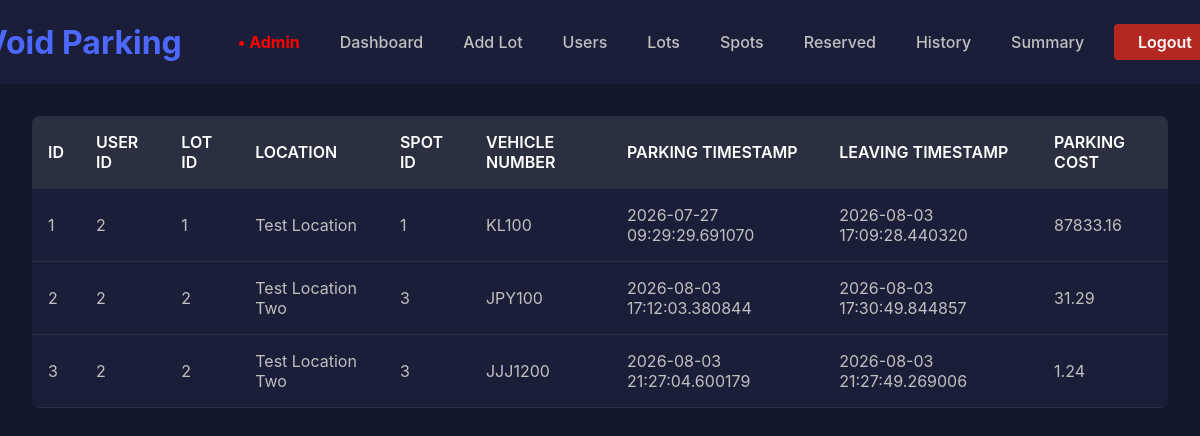
Before: /admin/history (signed in) with the older database file.
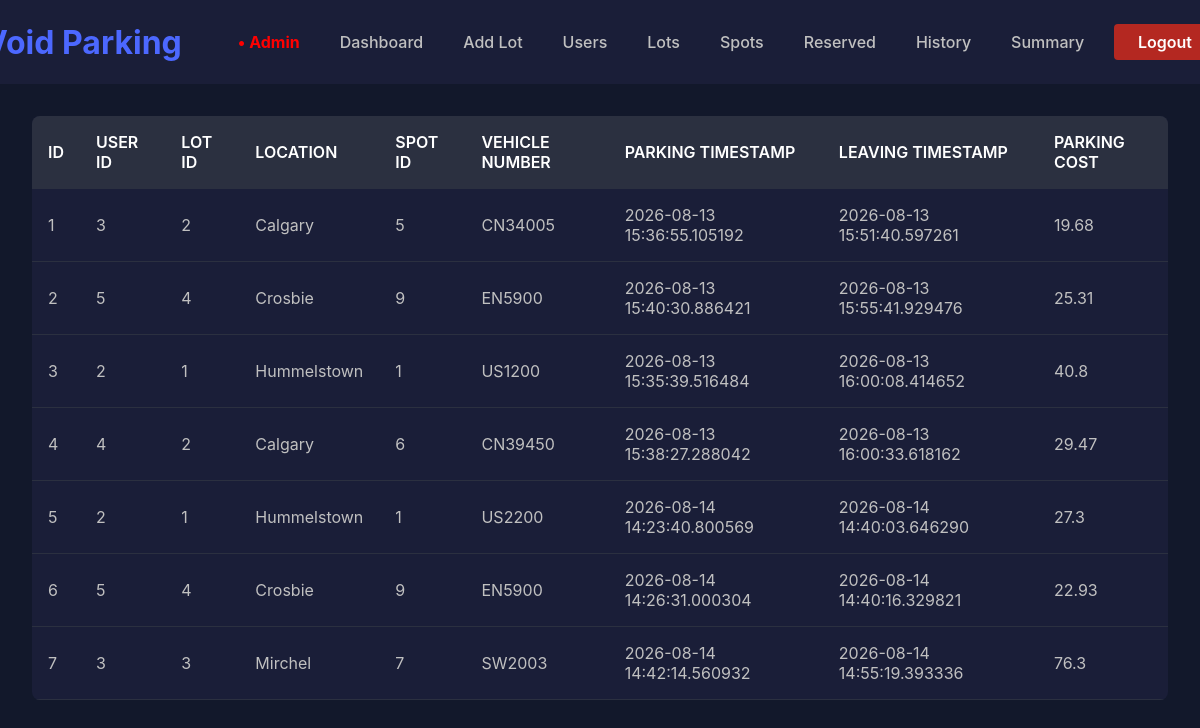
After: the same page with the newer database file.
### backend/models.py (models this page shows)
class BookingHistory(db.Model):
  __tablename__ = 'bookinghistory'
  id = db.Column(db.Integer, primary_key=True)
  user_id = db.Column(db.Integer, nullable=False)
  lot_id = db.Column(db.Integer, nullable=False)
  location = db.Column(db.String, nullable=False)
  spot_id = db.Column(db.Integer, nullable=False)
  vehicle_num = db.Column(db.String, nullable=False)
  parking_timestamp = db.Column(db.DateTime, nullable=False)
  leaving_timestamp = db.Column(db.DateTime, nullable=False)
  parking_cost = db.Column(db.Float, nullable=False)

### backend/routes.py (the view)
@main.route('/admin/history')
def history():
  if not session.get('admin_status'):
    return render_template('/user/user_error.html', message='Access Denied!')
  history = BookingHistory.query.all()
  return render_template('/admin/history.html', history=history)

### templates/admin/history.html (shortened to what this page needs)
{% extends '/admin/admin_base.html' %}
{% block content %}
{% if history %}
  <table>
    <tr>
      <th> ID </th>
      <th> User ID </th>
      <th> Lot ID </th>
      <th> Location </th>
      <th> Spot ID </th>
      <th> Vehicle Number </th>
      <th> Parking Timestamp </th>
      <th> Leaving Timestamp </th>
      <th> Parking Cost </th>
    </tr>
    {% for booking in history %}
    <tr>
      <td> {{ booking.id }} </td>
      <td> {{ booking.user_id }} </td>
      <td> {{ booking.lot_id }} </td>
      <td> {{ booking.location }} </td>
      <td> {{ booking.spot_id }} </td>
      <td> {{ booking.vehicle_num }} </td>
      <td> {{ booking.parking_timestamp }} </td>
      <td> {{ booking.leaving_timestamp }} </td>
      <td> {{ booking.parking_cost }} </td>
    </tr>
    {% endfor %}
  </table>
{% else %}
  <p>No reserved history!</p>
{% endif %}
{% endblock %}

Changed rows visible on the page:
changed BookingHistory id 1: user_id "2" → "3"; lot_id "1" → "2"; location "Test Location" → "Calgary"; spot_id "1" → "5"; vehicle_num "KL100" → "CN34005"; parking_timestamp "2026-07-27 09:29:29.691070" → "2026-08-13 15:36:55.105192"; leaving_timestamp "2026-08-03 17:09:28.440320" → "2026-08-13 15:51:40.597261"; parking_cost "87833.16" → "19.68"
changed BookingHistory id 2: user_id "2" → "5"; lot_id "2" → "4"; location "Test Location Two" → "Crosbie"; spot_id "3" → "9"; vehicle_num "JPY100" → "EN5900"; parking_timestamp "2026-08-03 17:12:03.380844" → "2026-08-13 15:40:30.886421"; leaving_timestamp "2026-08-03 17:30:49.844857" → "2026-08-13 15:55:41.929476"; parking_cost "31.29" → "25.31"
changed BookingHistory id 3: lot_id "2" → "1"; location "Test Location Two" → "Hummelstown"; spot_id "3" → "1"; vehicle_num "JJJ1200" → "US1200"; parking_timestamp "2026-08-03 21:27:04.600179" → "2026-08-13 15:35:39.516484"; leaving_timestamp "2026-08-03 21:27:49.269006" → "2026-08-13 16:00:08.414652"; parking_cost "1.24" → "40.8"
added BookingHistory: id "4", user_id "4", lot_id "2", location "Calgary", spot_id "6", vehicle_num "CN39450", parking_timestamp "2026-08-13 15:38:27.288042", leaving_timestamp "2026-08-13 16:00:33.618162", parking_cost "29.47"
added BookingHistory: id "5", user_id "2", lot_id "1", location "Hummelstown", spot_id "1", vehicle_num "US2200", parking_timestamp "2026-08-14 14:23:40.800569", leaving_timestamp "2026-08-14 14:40:03.646290", parking_cost "27.3"
added BookingHistory: id "6", user_id "5", lot_id "4", location "Crosbie", spot_id "9", vehicle_num "EN5900", parking_timestamp "2026-08-14 14:26:31.000304", leaving_timestamp "2026-08-14 14:40:16.329821", parking_cost "22.93"
added BookingHistory: id "7", user_id "3", lot_id "3", location "Mirchel", spot_id "7", vehicle_num "SW2003", parking_timestamp "2026-08-14 14:42:14.560932", leaving_timestamp "2026-08-14 14:55:19.393336", parking_cost "76.3"
